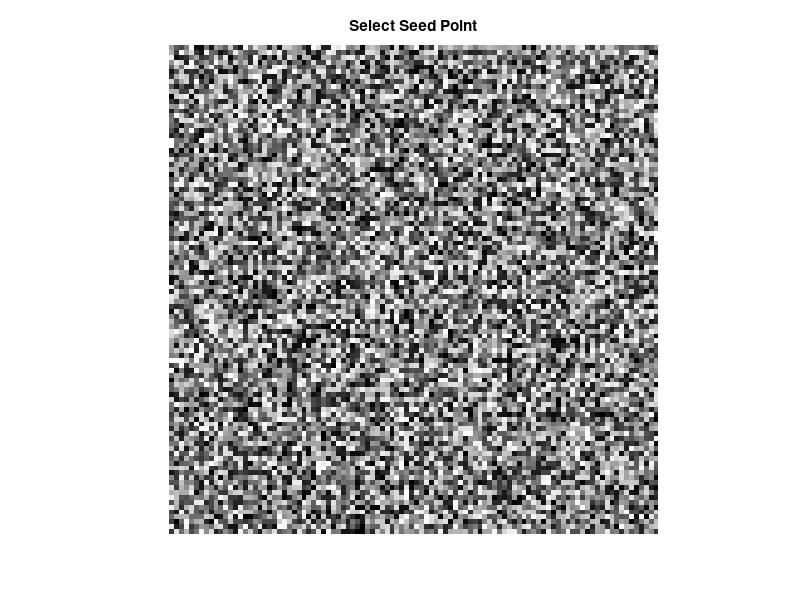

This figure's MATLAB source: (Note: this script raises an error after producing the figure.)
clc; 
clear; close all;

A = randi([0 255], 100, 100);       % Random 0–255 grayscale matrix
igray = mat2gray(A);  
figure(1)
imshow(igray),
title('Select Seed Point');
[x, y] = ginput(1);                 % User picks a seed
seed = A(round(y), round(x));       % Seed intensity

thresh = 20;                        % Threshold value
mask = abs(A - seed) < thresh;      % Region where difference < threshold

imshow(mask), 
title('Region Grown (Threshold-based)');



I = imread('tumor.jpg');
igray = rgb2gray(I);
figure(2)
imshow(igray), 
title('Select Seed Point');
[x, y] = ginput(1);

J = regiongrowing(igray, round(y), round(x), 20);   % 10 = threshold
imshow(J), title('Region Grown Image');

function J = regiongrowing(I, x, y, thresh)
    seed = I(x, y);
    J = abs(double(I) - double(seed)) < thresh;
end
